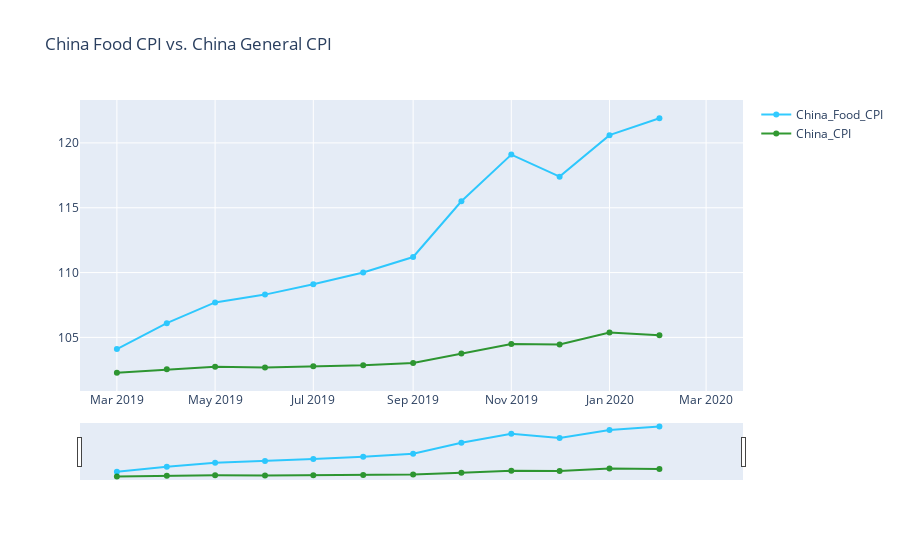

This figure's notebook cell:
### Code cell
# Plot China Data

fig = go.Figure()
fig.add_trace(go.Scatter(
                x=China_Food_CPI.index,
                y=China_Food_CPI['Consumer Price Indices (The same month last year=100), _Food'],
                name="China_Food_CPI",
                line_color='deepskyblue',
                opacity=0.8))

fig.add_trace(go.Scatter(
                x=China_CPI.index,
                y=China_CPI['Consumer Price Indices by Category(The same month _last year=100)(2016-)'],
                name="China_CPI",
                line_color='green',
                opacity=0.8))



# Use date string to set xaxis range
fig.update_layout(title_text="China Food CPI vs. China General CPI",xaxis_rangeslider_visible=True)

### Figure 1 — Plotly figure (JSON) as saved in the notebook; plotly's stock layout.template omitted (floating-point values rounded to 4 significant figures)
{"data": [{"line": {"color": "deepskyblue"}, "name": "China_Food_CPI", "opacity": 0.8, "type": "scatter", "x": ["2019-03", "2019-04", "2019-05", "2019-06", "2019-07", "2019-08", "2019-09", "2019-10", "2019-11", "2019-12", "2020-01", "2020-02", "2020-03"], "y": [104.1, 106.1, 107.7, 108.3, 109.1, 110, 111.2, 115.5, 119.1, 117.4, 120.6, 121.9, "NA"]}, {"line": {"color": "green"}, "name": "China_CPI", "opacity": 0.8, "type": "scatter", "x": ["2019-03", "2019-04", "2019-05", "2019-06", "2019-07", "2019-08", "2019-09", "2019-10", "2019-11", "2019-12", "2020-01", "2020-02", "2020-03"], "y": [102.3, 102.5, 102.7, 102.7, 102.8, 102.8, 103.0, 103.8, 104.5, 104.5, 105.4, 105.2, "NA"]}], "layout": {"autosize": true, "title": {"text": "China Food CPI vs. China General CPI"}, "xaxis": {"autorange": true, "range": ["2019-02-06 15:13:10.2439", "2020-03-23 08:46:49.7561"], "rangeslider": {"autorange": true, "range": ["2019-02-06 15:13:10.2439", "2020-03-23 08:46:49.7561"], "visible": true, "yaxis": {"_template": null, "rangemode": "match"}}, "type": "date"}, "yaxis": {"autorange": true, "range": [100.7, 123.5], "type": "linear"}}}
